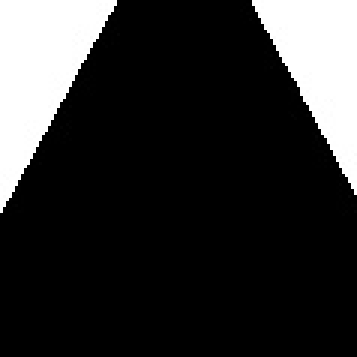
#> input picture sourse_code/Ts_code/my_models/lane/standard_binary.jpg, 119 x 119 px (shown 3 times larger)
$ python -i ts_cal_dev.py   (imports and definitions only)
#> lines starting #> are read from the running program, lines starting #| are printed output that depends on the picture; after the words box and inside, x2 and y2 are one past the last pixel; in counts of white or black regions, pixels touching at a corner belong together
#> further down, picture is the input picture: shape (119, 119, 3); min 0, max 255, mean 46.6
import cv2
import os
import json
import time
import numpy as np
from collections import deque

import ctypes
# [1 line that did not run here, left out]
# [6 lines that did not run here, left out]
# [1 line that did not run here, left out]

resize_size = 120
view_limit = 400
YMAX = 116
YMIN = 3
XMAX = 117
XMIN = 2

class Lane:
    # [9 lines left out: function __init__, not called in this run]

    def draw_basemap(self, img):
        return get_basemap(img)

    # [51 lines left out: functions cal_dev, get_order, delete_line, not called in this run]

def get_basemap(image):
    def preprocess(image):
        flip_img = cv2.flip(image, 0)
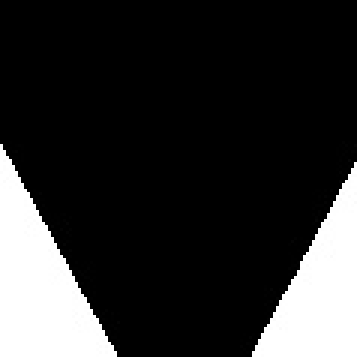
#> flip_img: shape (119, 119, 3) (shown 3 times larger); min 0, max 255, mean 46.6

        gray = cv2.cvtColor(flip_img, cv2.COLOR_BGR2GRAY)
        _, binary = cv2.threshold(gray, 190, 255, cv2.THRESH_BINARY)
#> binary: shape (119, 119); 18.3% white; 2 white regions, box (x1, y1, x2, y2) and area: (0, 48, 39, 119) 1415, (84, 54, 119, 119) 1172
        binary_bgr = cv2.cvtColor(binary, cv2.COLOR_GRAY2BGR)
        cropped_img = binary_bgr[:view_limit, :, :]
        binary_resize = cv2.resize(cropped_img, (resize_size, resize_size), interpolation=cv2.INTER_AREA)
        return binary_resize

    def search_img(image, start_x, start_y):
        basemap = np.ones((119, 119), dtype=np.uint8)
        lib.search_img(image, basemap, start_x, start_y)
        return basemap

    def get_start_point(image):
        max_len = 0
        start_point = -1
        current_len = 0
        current_start = -1

        for X in range(0, 119):
            if image[0][X][0] < 128:
                if current_len == 0:
                    current_start = X
                current_len += 1
            else:
                if current_len > max_len:
                    max_len = current_len
                    start_point = current_start
                current_len = 0
#> after the loop, max_len = 0; start_point = -1

        if current_len > max_len:
            max_len = current_len
#> max_len = 119
            start_point = current_start

        return start_point if max_len > 0 else -1

    image = preprocess(image)
    point = get_start_point(image)
#> point = 0
    basemap = search_img(image, point, 0)
    gray_image = np.where(basemap == 0, 0, 255).astype(np.uint8)
    gray_image = cv2.cvtColor(gray_image, cv2.COLOR_GRAY2BGR)
    final_img = cv2.flip(gray_image, 0)
    return final_img

# [222 lines left out: functions fix_line_array, get_lr_line, get_standard, get_scan_line, process_line, deal_noneline and 4 more, not called in this run]

>>> import cv2
>>> picture = cv2.imread('my_models/lane/standard_binary.jpg')
#> (the run stopped early here; a loop or call above may not have finished)
